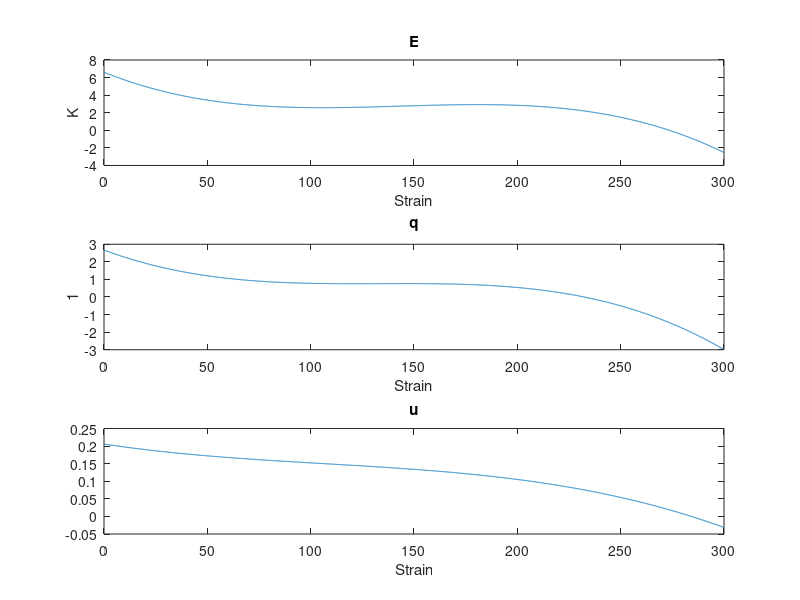
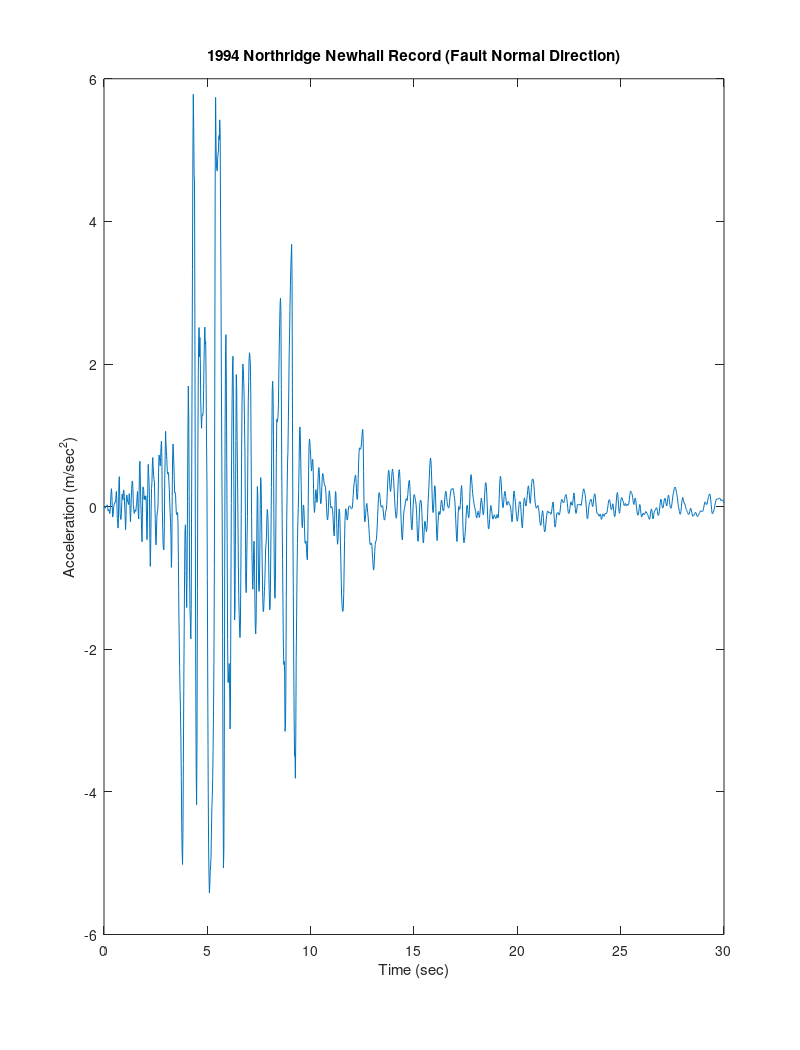

Write MATLAB code to recreate these figures, in order. (Note: this script raises an error after producing the figures.)
close all; clear all;
orient tall
data_fn=load('newhall_360.dat');
g=9.81;    % gravity

dt=0.02;    % time increment
t_end=30;  %end time (sec) for plotting
[m,n]=size(data_fn);
k=1;
for i=1:m
for j=1:n
   Ag(k)=data_fn(i,j)/100;   %change units from cm/s^2 to m/s^2
   Time(k)=dt*(k-1);
   k=k+1;
end
end

N=t_end/dt+1;
plot(Time(1:N),Ag(1:N))   
xlabel('Time (sec)')
ylabel('Acceleration (m/sec^2)')
title('1994 Northridge Newhall Record (Fault Normal Direction)')

%% Problem 1

strain = [9.8, 74, 124.2, 179.6];

Po = [2.02, 7.26, 10.93, 17.73];

uo = [0.327, 2.457, 4, 5.9];

wd = [0.763, 17.25, 38, 76.03]; 

k2 = wd./(pi*uo.^2); 

k1 = sqrt((Po./uo).^2 - k2.^2);

beff = wd./(2*pi.*k1.*uo.^2);

iso_matrix = zeros(length(strain), 3); 

iso_matrix(:,1) = k1'; 
iso_matrix(:,2) = k2';
iso_matrix(:,3) = beff';

% for i = 1:size(iso_matrix,2)
%     f = iso_matrix(:,i); 
%     plot(strain', f)
%     hold on
% end

% xlabel('Strain (%)')
% ylabel('K1, K2, B_{eff}')
% legend('k1', 'k2', 'B_{eff}')

%% Problem 1b

%w1 and w2

ug2dot = Ag; %convert to in/s^2

neq =  length(Ag);

np = 2 ^ (ceil(log(neq)/log(2)));

ug2dot(neq+1:np) = zeros(1, np-neq); 

ntt = length(ug2dot);

delta_w = (2*pi)/((ntt - 1)*dt);
w1 = 0:delta_w:ntt/2 * delta_w;
w2 = -(ntt/2 - 1)*delta_w : delta_w: -delta_w;

%compute fourier transform for Ag (ground acceleration)

Fourier_ground_motion = fft(ug2dot);
abs_fourier = abs(Fourier_ground_motion);

%range of strain values
new_strain = 0:0.1:300; 

%finding omega
index_w1 = find(abs_fourier(1:size(w1,2)) == max(abs_fourier(1:size(w1,2))));
dominate_frequency = w1(index_w1);

nb = 10; %number of bearings

for i = 1:size(iso_matrix,2)
    interpol_value(:,i) = spline(strain', iso_matrix(:,i), new_strain'); 
end

list = ["K1 (\Omega)", "K2 (\Omega)", "B_{eff}"];
title_list = ["Equivalent storage stiffness", "loss stiffness", "Performance Index"];
figure
for i = 1:size(iso_matrix,2)
    
    subplot(3,1, i)
    plot(new_strain', interpol_value(:,i))
    xlabel("Strain")
    ylabel(list(i))
    title(title_list(i))
end
saveas(gcf, "stiffness.png")
%natural frequency per strain

%natural frequency 
mass = 125e3; %units in kips.s^2/in (1 N = 2.248*10^-4, m/s^2 = 39.37 in/s^2)


%damping ratio per strain 
% zeta_strain = w_o .* interpol_value(:,3)/dominate_frequency;

w = [w1 , w2];

initial_strain = 9.8; 

%initial values

rubber_height = 5.25*0.0254; %unit is in inches

max_iteration = 1000; 
tol = 1e-6;


for i = 1:max_iteration

    k_inter = (interp1(new_strain, interpol_value(:,1), initial_strain)*1000*0.454*9.81)/0.0254;

    w_inter = sqrt((nb * k_inter)/mass);

    zeta_inter = interp1(new_strain, interpol_value(:,3), initial_strain);

    zeta_strain = w_inter * zeta_inter/dominate_frequency;

    %frequency ratio
    beta = w ./w_inter;

    H = -1./ (w_inter^2 * ((1 - beta.^2) + (2 * zeta_strain .* beta * 1i)));

    %compute fourier transform for Ag (ground acceleration)
   [a_fourier, v_fourier, u_fourier] = response_frequency_domain(w_inter, zeta_strain,  ug2dot, dt);

    strain_update = (max(abs(u_fourier))/rubber_height)*100;
 
    %compute fourier transform for Ag (ground acceleration)
    Fourier_ground_motion1 = fft(ug2dot + a_fourier);
    abs_fourier1 = abs(Fourier_ground_motion1);
    %figure
    %plot(w1, abs_fourier(1:N))

    %finding omega
    index_w2 = find(abs_fourier1(1:size(w1,2)) == max(abs_fourier1(1:size(w1,2))));
    dominate_frequency = w1(index_w2);

    if abs(strain_update - initial_strain) <= tol
        figure
        plot(Time(1:N), u_fourier(1:N))
        xlabel("Time (sec)")
        ylabel("Relative Displacement (m)")
        title("Time History of the displacement response")
        saveas(gcf, "time_history.png")

        figure 
        plot(w1, abs_fourier(1:size(w1,2)))
        xlabel("Frequency")
        ylabel("Acceleration")
        title("Forcing Frequency at the converged shear strain")
        saveas(gcf, "forcing_frequency.png")

        break
    end

    initial_strain = strain_update;

end
disp("The converged shear strain (%)")
disp(strain_update)

disp("The equivalent storage stiffness (K1) at the converged shear strain (N/m)")
disp((interp1(new_strain, interpol_value(:,1), strain_update)*1000*0.454*9.81)/0.0254)

disp("The loss stiffness (K2) at the converged shear strain (N/m)")
disp((interp1(new_strain, interpol_value(:,2), strain_update)*1000*0.454*9.81)/0.0254)


disp("Natural Frequency at the converged shear strain (rad/s):")
disp(w_inter)

disp("Effective Damping ratio at the converged shear strain (%):")
disp(zeta_inter * 100)

disp("Damping ratio at the converged shear strain (%):")
disp(zeta_strain * 100)
%% Problem 2

nbs = 15; 

total_rubber_thickness = 0.15; %convert the rubber thickness to inches

rubber_diameter = 0.5; %convert the rubber diameter to inches

weight = 3*(150 * 47.88) * (25 * 2) *(25 * 4) * (0.3048)^2;

Pressure = weight/ (nbs * (pi * rubber_diameter^2/4)); 

% % matrix of pressure, Geff and damping
prop_matrix = [0 , 500 , 1000, 1500; 96, 102.4, 96, 89.6; 11.5, 12, 12.5,14];  %extracted from the plots
% 
Geff = interp1(prop_matrix(1,:), prop_matrix(2,:), 0.000145038*Pressure); %Geff interpolated for the pressure calculated
% 
building_damping = interp1(prop_matrix(1,:), prop_matrix(3,:), 0.000145038*Pressure); %Geff interpolated for the pressure calculated
% 
keff = 6894.76*(Geff * (nbs * (pi * rubber_diameter^2/4)))/total_rubber_thickness; 

T_period = 2*pi* sqrt((weight/9.81)/keff); 
disp("Isolation period of the building")
disp(T_period)

w_o2 = sqrt(keff/(weight/9.81));

%compute fourier transform for Ag (ground acceleration)

Fourier_ground_motion2 = fft(ug2dot);
abs_fourier2 = abs(Fourier_ground_motion2);

%finding omega
index_w3 = find(abs_fourier2(1:size(w1,2)) == max(abs_fourier2(1:size(w1,2))));
dominate_frequency2 = w1(index_w3);

zeta_strain = 0.01*building_damping*w_o2/dominate_frequency2;


for i = 1:max_iteration

    %frequency ratio

    %compute fourier transform for Ag (ground acceleration)
   [a_fourier1, v_fourier1, u_fourier1] = response_frequency_domain(w_o2, zeta_strain,  ug2dot, dt);
 
    %compute fourier transform for Ag (ground acceleration)
    Fourier_ground_motion2 = fft(ug2dot + a_fourier1);
    abs_fourier3 = abs(Fourier_ground_motion2);
    %figure
    %plot(w1, abs_fourier(1:N))

    %finding omega
    index_w4 = find(abs_fourier3(1:size(w1,2)) == max(abs_fourier3(1:size(w1,2))));
    dominate_frequency3 = w1(index_w4);

    if abs(dominate_frequency3 - dominate_frequency2) <= tol
        disp("maximum relative displacement of the building in meters")
        max_dis = max(abs(u_fourier1));
        disp(max_dis)
        break
    end

    dominate_frequency2 = dominate_frequency3;

    zeta_strain = 0.01*building_damping*w_o2/dominate_frequency2;


end

